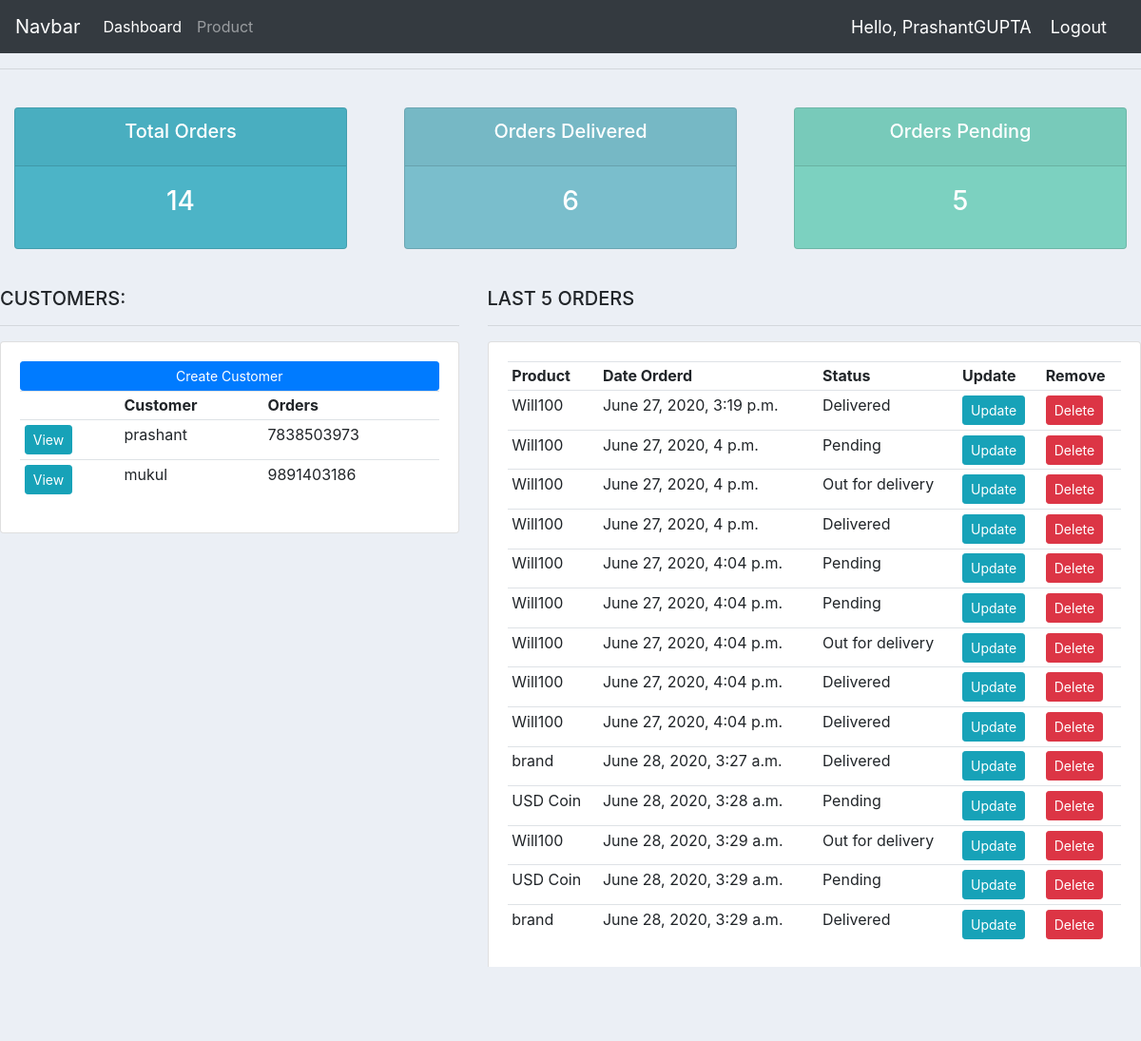
The app's page / (signed in) with its own data.
### accounts/models.py (models this page shows, shortened)
class Customer(models.Model):
    user = models.OneToOneField(User, null=True, on_delete=models.CASCADE)
    name = models.CharField(max_length=200, null=True)
    phone = models.CharField(max_length=200, null=True)
    email = models.CharField(max_length=200, null=True)
    profile_pic = models.ImageField(null=True, blank=True)
    date_created = models.DateTimeField(auto_now_add=True, null=True)

class Order(models.Model):
    STATUS = (
        ('Pending', 'Pending'),
        ('Out for delivery', 'Out for delivery'),
        ('Delivered', 'Delivered'),
    )
    customer = models.ForeignKey(Customer, null=True, on_delete=models.SET_NULL)
    product = models.ForeignKey(Product, null=True, on_delete=models.SET_NULL)
    date_created = models.DateTimeField(auto_now_add=True, null=True)
    status = models.CharField(max_length=200, null=True, choices=STATUS)
    note = models.CharField(max_length=1000, null=True)

class Product(models.Model):
    CATEGORY = (
        ('Indoor', 'Indoor'),
        ('Out Door', 'Out Door'),
    )
    name = models.CharField(max_length=200, null=True)
    price = models.FloatField(max_length=200, null=True)
    category = models.CharField(max_length=200, null=True, choices=CATEGORY)
    description = models.CharField(max_length=200, null=True, blank=True)
    tags = models.ManyToManyField(Tag)
    date_created = models.DateTimeField(auto_now_add=True, null=True)
    def __str__(self):
        return self.name

### accounts/decorators.py (the view)
    def wrapper_function(request, *args, **kwargs):
        group = None
        if request.user.groups.exists():
            group = request.user.groups.all()[0].name
        if group=='customer':
            return redirect('user-page')
        if group=='admin':
            return view_func(request, *args, **kwargs)

### accounts/views.py (called while the page is built)
@login_required(login_url='login')
@admin_only
def home(request):
    orders = Order.objects.all()
    customers = Customer.objects.all()
    total_customers = customers.count()
    total_orders = orders.count()
    delivered = orders.filter(status='Delivered').count()
    pending = orders.filter(status='Pending').count()
    context = {
        'orders': orders,
        'customers': customers,
        'total_customers': total_customers,
        'total_orders': total_orders,
        'delivered': delivered,
        'pending': pending,
    }
    return render(request, 'accounts/dashboard.html', context)

### accounts/templates/accounts/dashboard.html
{% extends 'accounts/main.html' %}
{% block content %}
{%  include 'accounts/status.html' %}
<br>
<div class="row">
	<div class="col-md-5">
		<h5>CUSTOMERS:</h5>
		<hr>
		<div class="card card-body">
			<a class="btn btn-primary  btn-sm btn-block" href="">Create Customer</a>
			<table class="table table-sm">
				<tr>
					<th></th>
					<th>Customer</th>
					<th>Orders</th>
				</tr>
				{% for customer in customers %}
					<tr>
						<td><a class="btn btn-sm btn-info" href="{% url 'customer' customer.id %}">View</a></td>
						<td>{{customer.name}}</td>
						<td>{{customer.phone}}</td>
					</tr>
				{% endfor %}
			</table>
		</div>
	</div>
	<div class="col-md-7">
		<h5>LAST 5 ORDERS</h5>
		<hr>
		<div class="card card-body">
			<table class="table table-sm">
				<tr>
					<th>Product</th>
					<th>Date Orderd</th>
					<th>Status</th>
					<th>Update</th>
					<th>Remove</th>
				</tr>
				{% for order in orders %}
					<tr>
						<td>{{order.product}}</td>
						<td>{{order.date_created}}</td>
						<td>{{order.status}}</td>
						<td><a class="btn btn-sm btn-info" href="{% url 'update_order' order.id %}">Update</a></td>
						<td><a class="btn btn-sm btn-danger" href="{% url 'delete_order' order.id %}">Delete</a></td>
					</tr>
				{% endfor %}
			</table>
		</div>
	</div>
</div>
{% endblock content %}

### accounts/templates/accounts/main.html (shortened to what this page needs)
{% load static %}
<html lang="en">
<head>
    <link rel="stylesheet" href="https://maxcdn.bootstrapcdn.com/bootstrap/4.0.0/css/bootstrap.min.css">
    <link rel="stylesheet" type="text/css" href="{% static 'css/main.css' %}">
</head>
<body>
{% include 'accounts/navbar.html' %}
<hr>
    {% block content %}
    {% endblock content %}
    <hr>
    <h5>Our Footer</h5>
</body>
</html>

### accounts/templates/accounts/navbar.html (shortened to what this page needs)
{% load static %}
<nav class="navbar navbar-expand-lg navbar-dark bg-dark">
  <a class="navbar-brand" href="#">Navbar</a>
  <div class="collapse navbar-collapse" id="navbarNavDropdown">
    <ul class="navbar-nav">
      {% if request.user.is_staff %}
      <li class="nav-item active">
        <a class="nav-link" href="{% url 'home' %}">Dashboard</a>
      </li>
      <li class="nav-item">
        <a class="nav-link" href="{% url 'products' %}">Product</a>
      </li>
      {%else%}
      <li class="nav-item">
        <a class="nav-link" href="{% url 'account' %}">Settings</a>
      </li>
      {% endif %}
    </ul>
  </div>
  <span class="hello-msg">Hello, {{request.user}}</span>
  <span><a class="hello-msg" href="{% url 'logout' %}">Logout</a></span>
</nav>

### accounts/templates/accounts/status.html
<br>
<div class="row">
	<div class="col">
		<div class="col-md">
			<div class="card text-center text-white  mb-3" id="total-orders">
			  	<div class="card-header">
			  		<h5 class="card-title">Total Orders</h5>
			  	</div>
			  	<div class="card-body">
			    	<h3 class="card-title">{{total_orders}}</h3>
			  	</div>
			</div>
		</div>
	</div>
	<div class="col">
		<div class="col-md">
			<div class="card text-center text-white  mb-3" id="orders-delivered">
			  	<div class="card-header">
			  		<h5 class="card-title">Orders Delivered</h5>
			  	</div>
			  	<div class="card-body">
			    	<h3 class="card-title">{{delivered}}</h3>
			  	</div>
			</div>
		</div>
	</div>
	<div class="col">
		<div class="col-md">
			<div class="card text-center text-white  mb-3" id="orders-pending">
			  	<div class="card-header">
			  		<h5 class="card-title">Orders Pending</h5>
			  	</div>
			  	<div class="card-body">
			    	<h3 class="card-title">{{pending}}</h3>
			  	</div>
			</div>
		</div>
	</div>
</div>

### static/css/main.css (style rules this page uses)
body { background-color: #ebeff5; }
#total-orders { background-color: #4cb4c7; }
#orders-delivered { background-color: #7abecc; }
#orders-pending { background-color: #7CD1C0; }

### accounts/templates/accounts/navbar.html (style rules this page uses)
.hello-msg { font-size: 18px; color: #fff; margin-right: 20px; }

### records on screen
Customer: name "prashant", phone "7838503973"
Customer: name "mukul", phone "9891403186"
Order: product "Will100", date_created "June 27, 2020, 3:19 p.m.", status "Delivered"
Order: product "Will100", date_created "June 27, 2020, 4 p.m.", status "Pending"
Order: product "Will100", date_created "June 27, 2020, 4 p.m.", status "Out for delivery"
Order: product "Will100", date_created "June 27, 2020, 4 p.m.", status "Delivered"
Order: product "Will100", date_created "June 27, 2020, 4:04 p.m.", status "Pending"
Order: product "Will100", date_created "June 27, 2020, 4:04 p.m.", status "Pending"
Order: product "Will100", date_created "June 27, 2020, 4:04 p.m.", status "Out for delivery"
Order: product "Will100", date_created "June 27, 2020, 4:04 p.m.", status "Delivered"
Order: product "Will100", date_created "June 27, 2020, 4:04 p.m.", status "Delivered"
Order: product "brand", date_created "June 28, 2020, 3:27 a.m.", status "Delivered"
Order: product "USD Coin", date_created "June 28, 2020, 3:28 a.m.", status "Pending"
Order: product "Will100", date_created "June 28, 2020, 3:29 a.m.", status "Out for delivery"
Order: product "USD Coin", date_created "June 28, 2020, 3:29 a.m.", status "Pending"
Order: product "brand", date_created "June 28, 2020, 3:29 a.m.", status "Delivered"

### other values on screen
{{ request.user }} "PrashantGUPTA"
{{ total_orders }} "14"
{{ delivered }} "6"
{{ pending }} "5"
